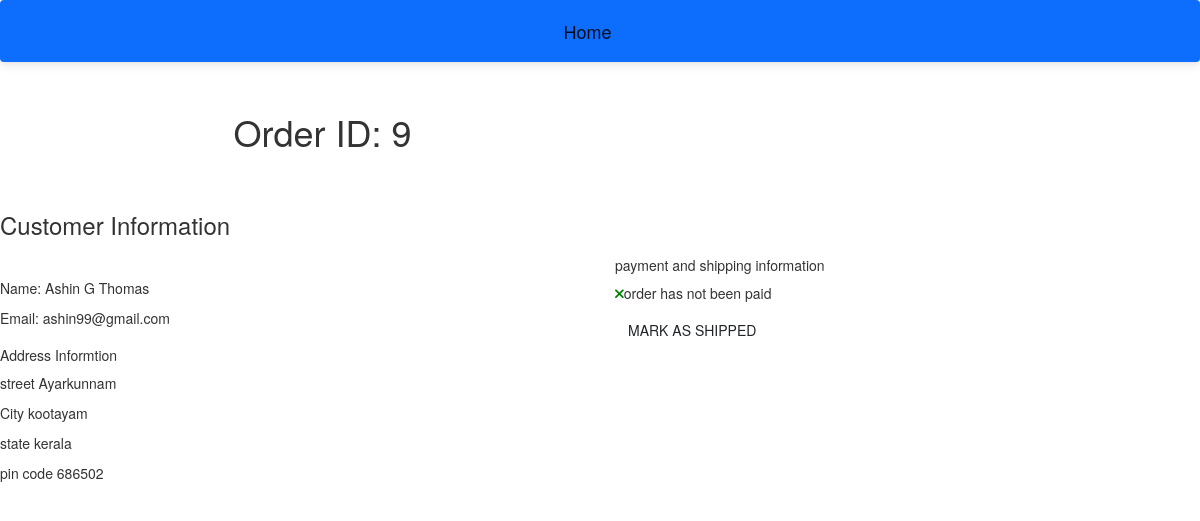
Page /restaurant/orders/9/ (signed in) on the committed database.
### customer/models.py (models this page shows, shortened)
class OrderModel(models.Model):
    created_on = models.DateTimeField(auto_now_add=True)
    price = models.DecimalField(max_digits=7, decimal_places=2)
    items = models.ManyToManyField('MenuItem', related_name='order', blank=True)
    name = models.CharField(max_length=50, blank=True)
    email = models.CharField(max_length=50, blank=True)
    street = models.CharField(max_length=50, blank=True)
    city = models.CharField(max_length=50, blank=True)
    state = models.CharField(max_length=15, blank=True)
    pin_code = models.IntegerField(blank=True, null=True)
    is_paid = models.BooleanField(default=False)
    is_shipped = models.BooleanField(default=False)

### restaurant/views.py (the view, shortened to what this page needs)
# urls.py: path('orders/<int:pk>/', OrderDetails.as_view(),name='order-details'),
class OrderDetails(LoginRequiredMixin, UserPassesTestMixin, View):
    def get(self, request, pk, *args, **kwargs):
        order = OrderModel.objects.get(pk=pk)
        context = {
            'order': order
        }
        return render(request, 'restaurant/order-details.html', context)
    def test_func(self):
        return self.request.user.groups.filter(name='Staff').exists()

### restaurant/templates/restaurant/order-details.html (shortened to what this page needs)
{% extends 'restaurant/base.html' %}
{% block content %}
<div class="container">
 <div class="col-md-6 col-sm=12 text-center mt-3">
    <h1>Order ID: {{ order.pk}}</h1>
 </div>
</div>
<div class="row justify-content-center">
<div class="col-md-12 com-sm-12 mt-5">
    <h3>Customer Information</h3>
   </div>
  </div>
  <div class="row justify-content-center">
    <div class="col-md-6 com-sm-12 mt-5">
        <p><span style="font-weight: 400;">Name:</span> {{ order.name}}</p>
        <p><span style="font-weight: 400;">Email:</span> {{ order.email}}</p>
        <h5 class="pt-3">Address Informtion</h5>
        <p><span style="font-weight: 400;">street</span> {{ order.street}}</p>
        <p><span style="font-weight: 400;">City</span> {{ order.city}}</p>
        <p><span style="font-weight: 400;">state</span> {{ order.state}}</p>
        <p><span style="font-weight: 400;">pin code</span> {{ order.pin_code}}</p>
       </div>
       <div class="col-md-6 col-sm-12">
        <h5>payment and shipping information</h5>
        <p class="mt-3">{% if order.is_paid %}</p>
        <p><i style="color: green;" class="fas fa-check"></i><span class="pl-2">order has been paid</span>
        {% else %}
        <p><i style="color: green;" class="fas fa-times"></i><span class="pl-2">order has not been paid</span>
        {% endif %}</p>
        {% if order.is_shipped %}</p>
        <p><i style="color: green;" class="fas fa-check"></i><span class="pl-2">order has been shipped</span>
        {% else %}
        <form method="POST">
            <button type="submit" class="btn btn-outline-sucess">Mark as shipped</button>
        </form>
        {% endif %}
       </div>
      </div>
{% endblock content %}

### rows in the picture
OrderModel: pk "9", name "Ashin G Thomas", email "ashin99@gmail.com", street "Ayarkunnam", city "kootayam", state "kerala", pin_code "686502"
